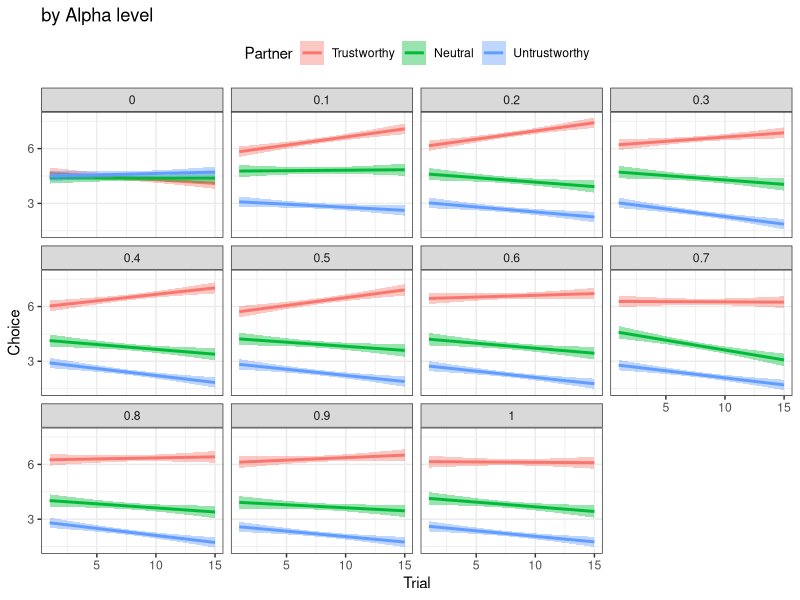
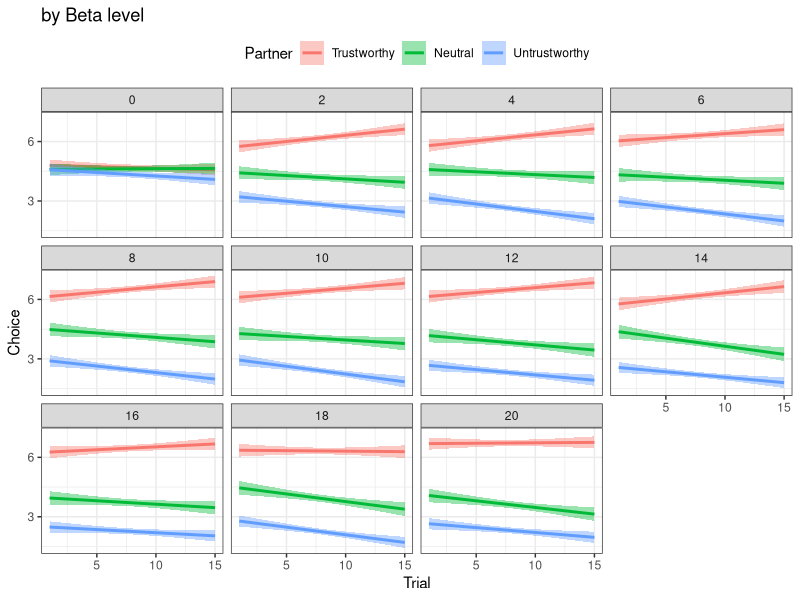
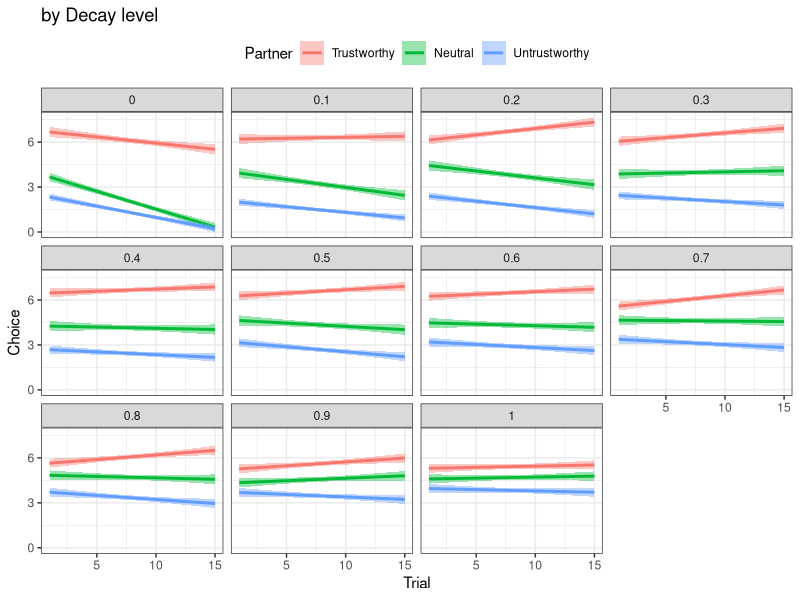
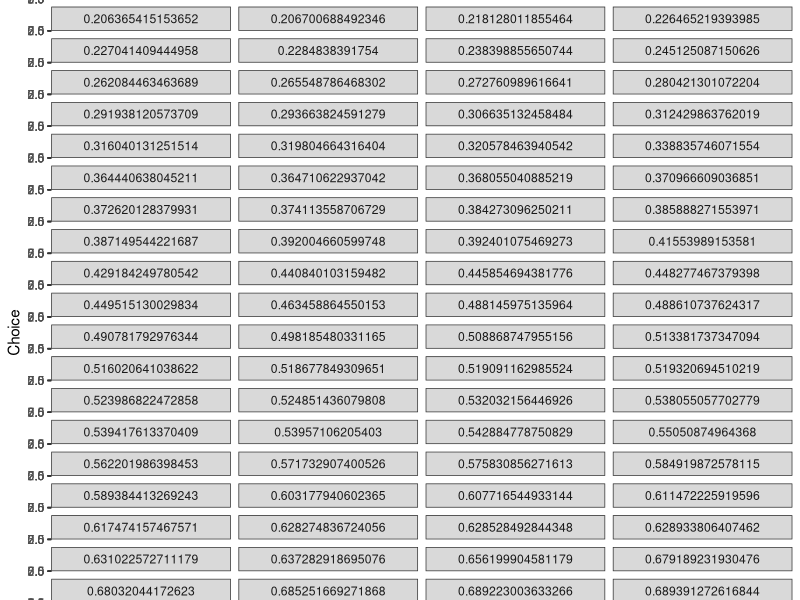
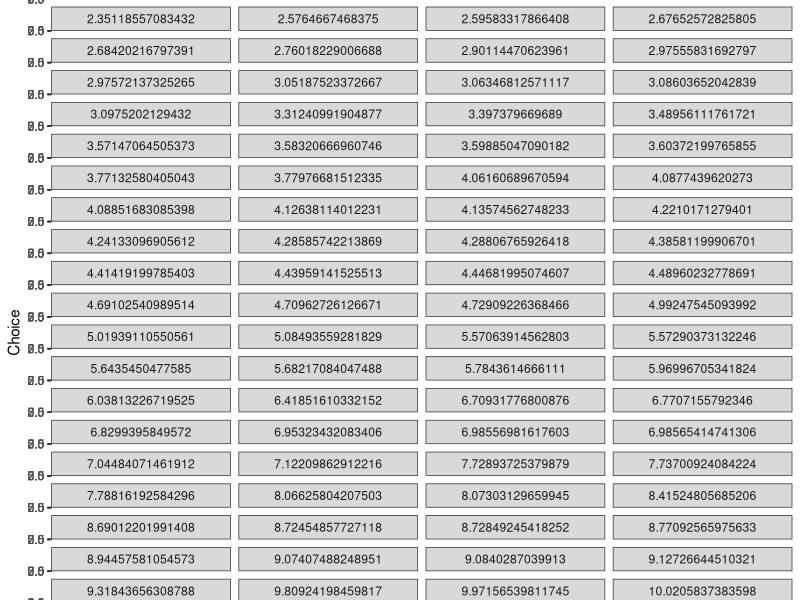
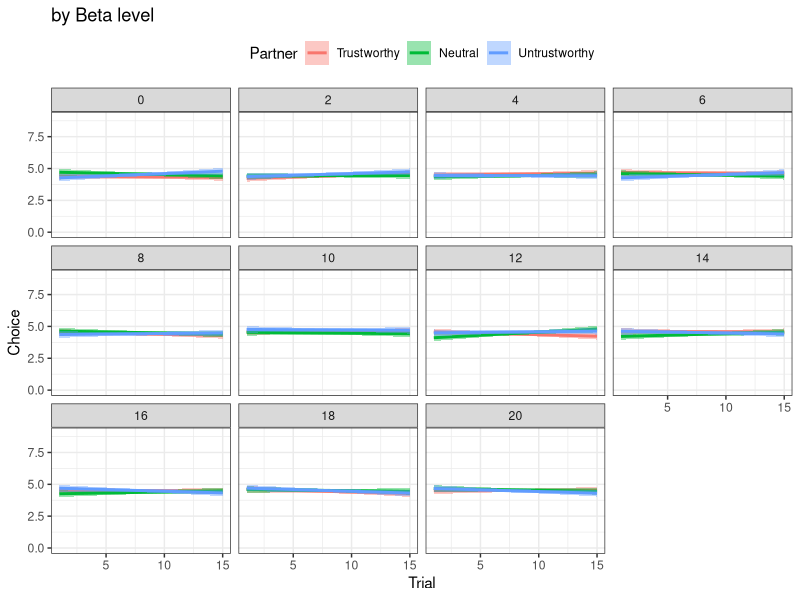
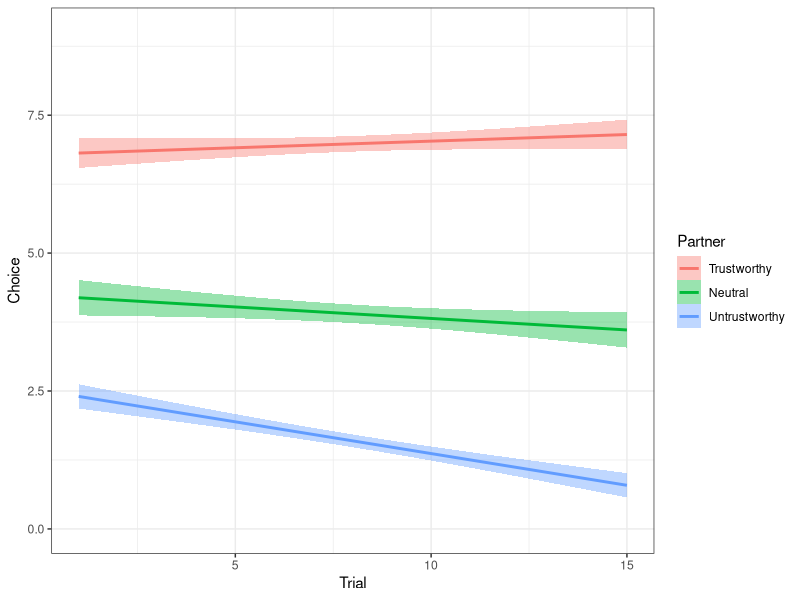
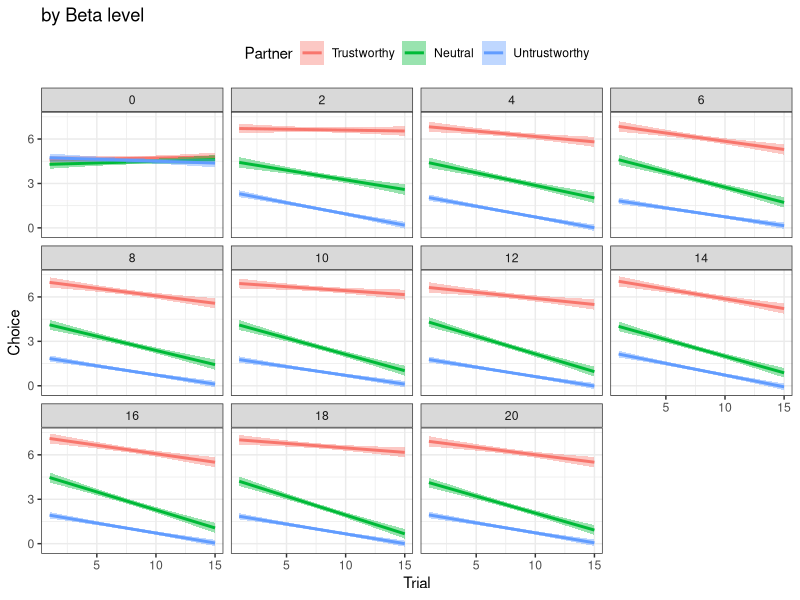

R code for these plots, in order: (Note: this script raises an error after producing the figures.)
# visualize simulated data
# 3.15.22 KLS

# init ####
# load required packages
library(here)
library(tidyverse)
library(ggpubr)

# load source functions
add_tt_number <- function(data) {
  # creates a new column for sequence of trials within a condition
  subs <- unique(data$Subject)
  d1 <- data.frame()
  for (s in subs) {
    d2 <- data[which(data$Subject == s),]
    d2 <- d2[order(d2$Trial),]
    d2$tt_number <- NA
    d2[which(d2$Partner == 0),]$tt_number <- seq(1,15)
    d2[which(d2$Partner == 1),]$tt_number <- seq(1,15)
    d2[which(d2$Partner == 2),]$tt_number <- seq(1,15)
    d1 <- rbind(d1,d2)
  }
  return(d1)
}
# set hard-coded variables
#read in data ####

# plot baseline model sim ####
bld <- read.csv(here::here('output', 'simulation', 'sim_baseline_model_data.csv'))
bld$Partner <- factor(bld$Stim_Sequence)
bld <- add_tt_number(bld)
levels(bld$Partner) <- c('Trustworthy', 'Neutral', 'Untrustworthy')
bld$Choice <- (bld$Choice - 1) * 3

#graph
bldplot <- ggplot(bld, aes(tt_number, Choice, colour = Partner, fill = Partner)) + theme_bw() +  xlab('Trial') + 
  geom_smooth(method = lm) + scale_x_continuous(breaks = c(5,10,15)) + ylim(0,9) +
  facet_wrap(~Beta, ncol = 4) + theme(legend.position = 'top')  + ggtitle('by Beta level')

# plot 1 alpha model sim ####
ad <- read.csv(here::here('output', 'simulation', 'sim_1alpha_model_data.csv'))
ad$Partner <- factor(ad$Stim_Sequence)
ad <- add_tt_number(ad)
levels(ad$Partner) <- c('Trustworthy', 'Neutral', 'Untrustworthy')
ad$Choice <- (ad$Choice - 1) * 3

adplota <- ggplot(ad, aes(tt_number, Choice, colour = Partner, fill = Partner)) + theme_bw() + xlab('Trial') + 
  geom_smooth(method = lm) + scale_x_continuous(breaks = c(5,10,15)) + scale_y_continuous(breaks = seq(0,9,3)) + 
  ylim(0,9) + facet_wrap(~Alpha, ncol = 4) + theme(legend.position = 'top') + ggtitle('by Alpha level')

adplotb <- ggplot(ad, aes(tt_number, Choice, colour = Partner, fill = Partner)) + theme_bw() + xlab('Trial') + 
  geom_smooth(method = lm) + scale_x_continuous(breaks = c(5,10,15)) + scale_y_continuous(breaks = seq(0,9,3)) + 
  ylim(0,9) + facet_wrap(~Beta, ncol = 4) + theme(legend.position = 'top') + ggtitle('by Beta level')

# plot 1 alpha with decay model sim ####
add <- read.csv(here::here('output', 'simulation', 'sim_1alpha_decay_model_data.csv'))
add$Partner <- factor(add$Stim_Sequence)
add <- add_tt_number(add)
levels(add$Partner) <- c('Trustworthy', 'Neutral', 'Untrustworthy')
add$Choice <- (add$Choice - 1) * 3

addplota <- ggplot(add, aes(tt_number, Choice, colour = Partner, fill = Partner)) + theme_bw() +  xlab('Trial') + 
  geom_smooth(method = lm) + scale_x_continuous(breaks = c(5,10,15)) + scale_y_continuous(breaks = seq(0,9,3)) + 
  facet_wrap(~Alpha, ncol = 4) + theme(legend.position = 'top') + ggtitle('by Alpha level')

addplotb <- ggplot(add, aes(tt_number, Choice, colour = Partner, fill = Partner)) + theme_bw() +  xlab('Trial') + 
  geom_smooth(method = lm) + scale_x_continuous(breaks = c(5,10,15)) + scale_y_continuous(breaks = seq(0,9,3)) + 
  facet_wrap(~Beta, ncol = 4) + theme(legend.position = 'top') + ggtitle('by Beta level')

addplotd <- ggplot(add, aes(tt_number, Choice, colour = Partner, fill = Partner)) + theme_bw() +  xlab('Trial') + 
  geom_smooth(method = lm) + scale_x_continuous(breaks = c(5,10,15)) + scale_y_continuous(breaks = seq(0,9,3)) + 
  facet_wrap(~Decay, ncol = 4) + theme(legend.position = 'top') + ggtitle('by Decay level')

# plot 2 alpha model sim ####
gld <- read.csv(here::here('output', 'simulation', 'sim_2alpha_model_data.csv'))
gld$Partner <- factor(gld$Stim_Sequence)
gld <- add_tt_number(gld)
levels(gld$Partner) <- c('Trustworthy', 'Neutral', 'Untrustworthy')
gld$Choice <- (gld$Choice - 1) * 3

gldplotg <- ggplot(gld, aes(tt_number, Choice, colour = Partner, fill = Partner)) + theme_bw() +  xlab('Trial') + 
  geom_smooth(method = lm) + scale_x_continuous(breaks = c(5,10,15)) + scale_y_continuous(breaks = seq(0,9,3)) + #ylim(0,9) #
  facet_wrap(~Alpha_gain, ncol = 4) + theme(legend.position = 'top') + ggtitle('by Alpha Gain level')

gldplotl <- ggplot(gld, aes(tt_number, Choice, colour = Partner, fill = Partner)) + theme_bw() +  xlab('Trial') + 
  geom_smooth(method = lm) + scale_x_continuous(breaks = c(5,10,15)) + scale_y_continuous(breaks = seq(0,9,3)) + #ylim(0,9) #
  facet_wrap(~Alpha_loss, ncol = 4) + theme(legend.position = 'top') + ggtitle('by Alpha Loss level')

gldplotb <- ggplot(gld, aes(tt_number, Choice, colour = Partner, fill = Partner)) + theme_bw() +  xlab('Trial') + 
  geom_smooth(method = lm) + scale_x_continuous(breaks = c(5,10,15)) + scale_y_continuous(breaks = seq(0,9,3)) + #ylim(0,9) #
  facet_wrap(~Beta, ncol = 4) + theme(legend.position = 'top') + ggtitle('by Beta level')

# plot 2 alpha with decay model sim ###
gldd <- read.csv(here::here('output', 'simulation', 'sim_2alpha_decay_model_data.csv'))
gldd$Partner <- factor(gldd$Stim_Sequence)
gldd <- add_tt_number(gldd)
levels(gldd$Partner) <- c('Trustworthy', 'Neutral', 'Untrustworthy')
gldd$Choice <- (gldd$Choice - 1) * 3

glddplot <- ggplot(gldd, aes(tt_number, Choice, colour = Partner, fill = Partner)) + theme_bw() +  xlab('Trial') + 
  geom_smooth(method = lm) + scale_x_continuous(breaks = c(5,10,15)) + scale_y_continuous(breaks = seq(0,9,3)) + ylim(0,9) #

# plot 2 alpha with prior model sim ###
glpd <- read.csv(here::here('output', 'simulation', 'sim_2alpha_with_priors_model_data.csv'))
glpd$Partner <- factor(glpd$Stim_Sequence)
glpd <- add_tt_number(glpd)
levels(glpd$Partner) <- c('Trustworthy', 'Neutral', 'Untrustworthy')
glpd$Choice <- (glpd$Choice - 1) * 3

glpdplot <- ggplot(glpd, aes(tt_number, Choice, colour = Partner, fill = Partner)) + theme_bw() +  xlab('Trial') + 
  geom_smooth(method = lm) + scale_x_continuous(breaks = c(5,10,15)) + scale_y_continuous(breaks = seq(0,9,3)) + ylim(0,9) #



# plot 2 alpha with decay model sim ###
gldd <- read.csv(here::here('output', 'simulation', 'sim_2alpha_decay_model_data.csv'))
gldd$Partner <- factor(gldd$Stim_Sequence)
gldd <- add_tt_number(gldd)
levels(gldd$Partner) <- c('Trustworthy', 'Neutral', 'Untrustworthy')
gldd$Choice <- (gldd$Choice - 1) * 3

glddplotg <- ggplot(gldd, aes(tt_number, Choice, colour = Partner, fill = Partner)) + theme_bw() +  xlab('Trial') + 
  geom_smooth(method = lm) + scale_x_continuous(breaks = c(5,10,15)) + scale_y_continuous(breaks = seq(0,9,3)) + #ylim(0,9) #
  facet_wrap(~Alpha_gain, ncol = 3) + theme(legend.position = 'top') + ggtitle('by Alpha Gain level')

glddplotl <- ggplot(gldd, aes(tt_number, Choice, colour = Partner, fill = Partner)) + theme_bw() +  xlab('Trial') + 
  geom_smooth(method = lm) + scale_x_continuous(breaks = c(5,10,15)) + scale_y_continuous(breaks = seq(0,9,3)) + #ylim(0,9) #
  facet_wrap(~Alpha_loss, ncol = 3) + theme(legend.position = 'top') + ggtitle('by Alpha Loss level')

glddplotb <- ggplot(gldd, aes(tt_number, Choice, colour = Partner, fill = Partner)) + theme_bw() +  xlab('Trial') + 
  geom_smooth(method = lm) + scale_x_continuous(breaks = c(5,10,15)) + scale_y_continuous(breaks = seq(0,9,3)) + #ylim(0,9) #
  facet_wrap(~Beta, ncol = 3) + theme(legend.position = 'top') + ggtitle('by Beta level')

glddplotd <- ggplot(gldd, aes(tt_number, Choice, colour = Partner, fill = Partner)) + theme_bw() +  xlab('Trial') + 
  geom_smooth(method = lm) + scale_x_continuous(breaks = c(5,10,15)) + scale_y_continuous(breaks = seq(0,9,3)) + #ylim(0,9) #
  facet_wrap(~Decay, ncol = 3) + theme(legend.position = 'top') + ggtitle('by Decay level')

# plot 2 alpha with prior model sim ####
glpd <- read.csv(here::here('output', 'simulation', 'sim_2alpha_with_priors_model_data.csv'))
glpd$Partner <- factor(glpd$Stim_Sequence)
glpd <- add_tt_number(glpd)
levels(glpd$Partner) <- c('Trustworthy', 'Neutral', 'Untrustworthy')
glpd$Choice <- (glpd$Choice - 1) * 3

glpdplotg <- ggplot(glpd, aes(tt_number, Choice, colour = Partner, fill = Partner)) + theme_bw() +  xlab('Trial') + 
  geom_smooth(method = lm) + scale_x_continuous(breaks = c(5,10,15)) + scale_y_continuous(breaks = seq(0,9,3)) + #ylim(0,9) #
  facet_wrap(~Alpha_gain, ncol = 4) + theme(legend.position = 'top') + ggtitle('by Alpha Gain level')

glpdplotl <- ggplot(glpd, aes(tt_number, Choice, colour = Partner, fill = Partner)) + theme_bw() +  xlab('Trial') + 
  geom_smooth(method = lm) + scale_x_continuous(breaks = c(5,10,15)) + scale_y_continuous(breaks = seq(0,9,3)) + #ylim(0,9) #
  facet_wrap(~Alpha_loss, ncol = 4) + theme(legend.position = 'top') + ggtitle('by Alpha Loss level')

glpdplotb <- ggplot(glpd, aes(tt_number, Choice, colour = Partner, fill = Partner)) + theme_bw() +  xlab('Trial') + 
  geom_smooth(method = lm) + scale_x_continuous(breaks = c(5,10,15)) + scale_y_continuous(breaks = seq(0,9,3)) + #ylim(0,9) #
  facet_wrap(~Beta, ncol = 4) + theme(legend.position = 'top') + ggtitle('by Beta level')

glpdplotpA <- ggplot(glpd, aes(tt_number, Choice, colour = Partner, fill = Partner)) + theme_bw() +  xlab('Trial') + 
  geom_smooth(method = lm) + scale_x_continuous(breaks = c(5,10,15)) + scale_y_continuous(breaks = seq(0,9,3)) + #ylim(0,9) #
  facet_wrap(~iProbA, ncol = 3) + theme(legend.position = 'top') + ggtitle('by Intial Prior Partner A level')

glpdplotpB <- ggplot(glpd, aes(tt_number, Choice, colour = Partner, fill = Partner)) + theme_bw() +  xlab('Trial') + 
  geom_smooth(method = lm) + scale_x_continuous(breaks = c(5,10,15)) + scale_y_continuous(breaks = seq(0,9,3)) + #ylim(0,9) #
  facet_wrap(~iProbA, ncol = 3) + theme(legend.position = 'top') + ggtitle('by Intial Prior Partner B level')

glpdplotpC <- ggplot(glpd, aes(tt_number, Choice, colour = Partner, fill = Partner)) + theme_bw() +  xlab('Trial') + 
  geom_smooth(method = lm) + scale_x_continuous(breaks = c(5,10,15)) + scale_y_continuous(breaks = seq(0,9,3)) + #ylim(0,9) #
  facet_wrap(~iProbA, ncol = 3) + theme(legend.position = 'top') + ggtitle('by Intial Prior Partner C level')
